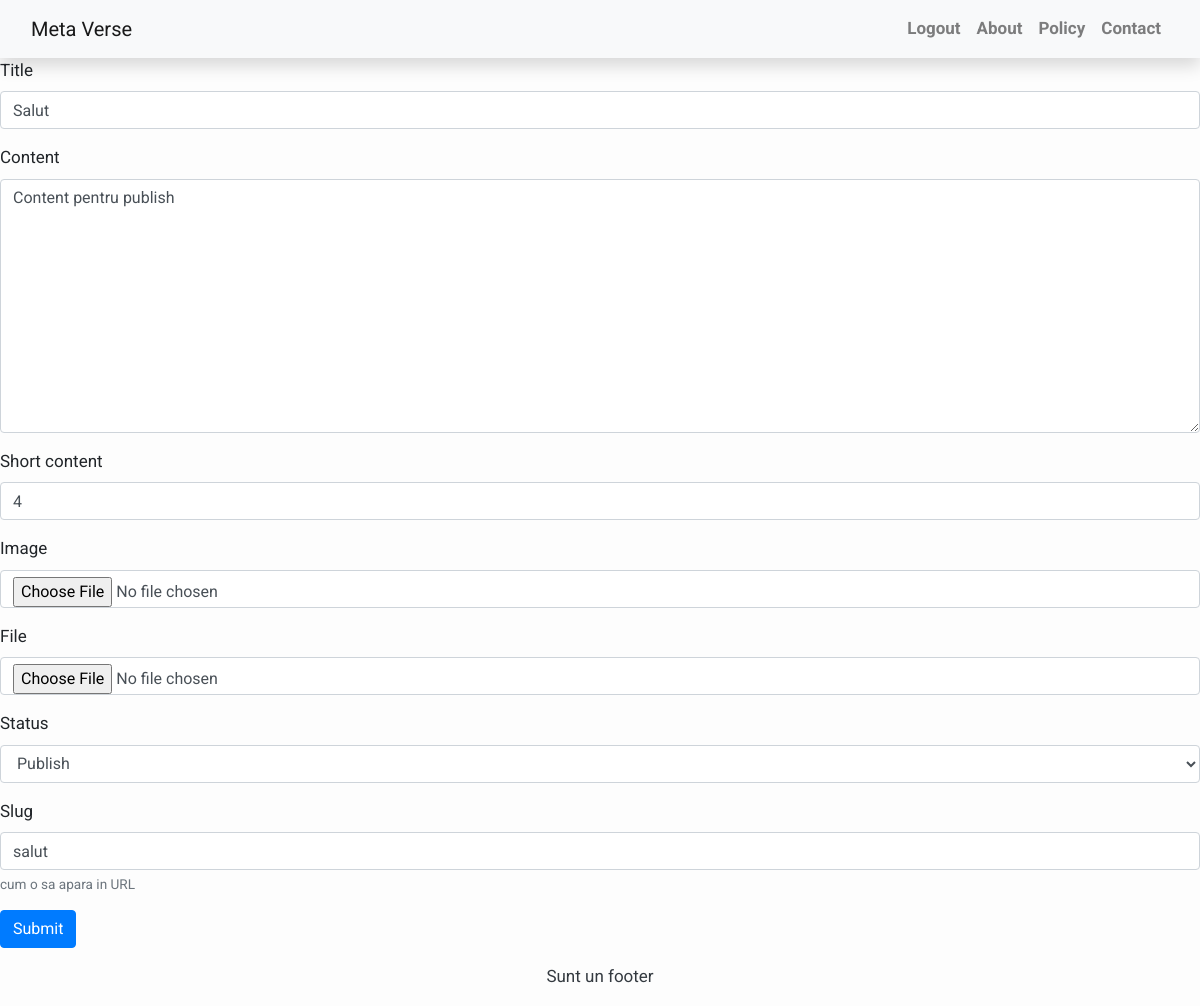
Page /post/2/update/ (signed in) on the committed database.
### polls/models.py (models this page shows, shortened)
class Post(models.Model):
    title = models.CharField(max_length=200, unique=True)
    slug = models.SlugField(max_length=200, unique=True, help_text="cum o sa apara in URL", )
    author = models.ForeignKey(User, on_delete= models.CASCADE,related_name='blog_posts')
    updated_on = models.DateTimeField(auto_now= True)
    content = models.TextField()
    short_content = models.CharField(max_length=500)
    image = models.ImageField(upload_to='images/', null=True, blank=True)
    file = models.FileField(upload_to='files/', max_length=254, null=True, blank=True)
    created_on = models.DateTimeField(auto_now_add=True)
    status = models.IntegerField(choices=STATUS, default=0)
    class Meta:
        ordering = ['-created_on']

### polls/views.py (the view)
# urls.py: path('post/<int:id>/update/', post_update, name='post_update'),
@login_required(login_url='/login')
def post_update(request, id):
    post = Post.objects.get(id=id)
    if request.method == 'POST':
        form = PostForm(request.POST, request.FILES, instance=post)
        if form.is_valid():
            form.save()
            return redirect('home')
    else:
        form = PostForm(instance=post)
    return render(request, 'post_form.html', {'form': form})

### polls/forms.py
class PostForm(ModelForm):
     class Meta:
         model = Post
         fields = ['title', 'content', 'short_content', 'image', 'file', 'status', 'slug']

### templates/post_form.html (shortened to what this page needs)
{% extends 'base.html' %} {% block content %}
{% load bootstrap4 %}
<form action="" method="post" class="form" enctype="multipart/form-data">
    {% bootstrap_form form %}
    {% buttons %}
        <button type="submit" class="btn btn-primary">Submit</button>
    {% endbuttons %}
</form>
{% endblock content %}

### templates/base.html (style rules this page uses)
body { font-family: "Roboto", sans-serif; font-size: 17px; background-color: #fdfdfd; text-align: justify; }

### rows in the picture
Post: title "Salut", content "Content pentru publish", short_content "4", status "Publish", slug "salut"
